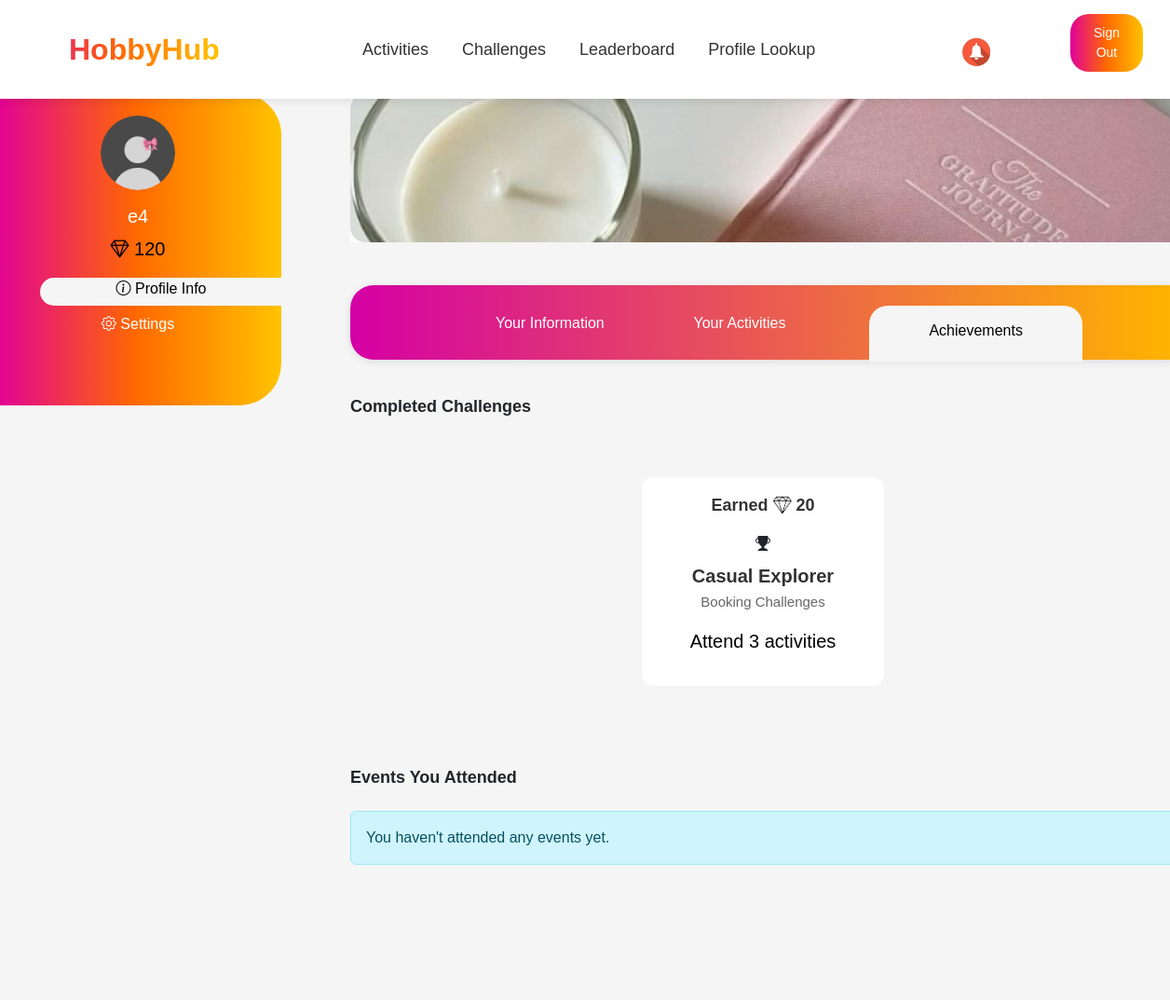
Page /user_profile/achievements/ (signed in, upper part) on the earlier database version.
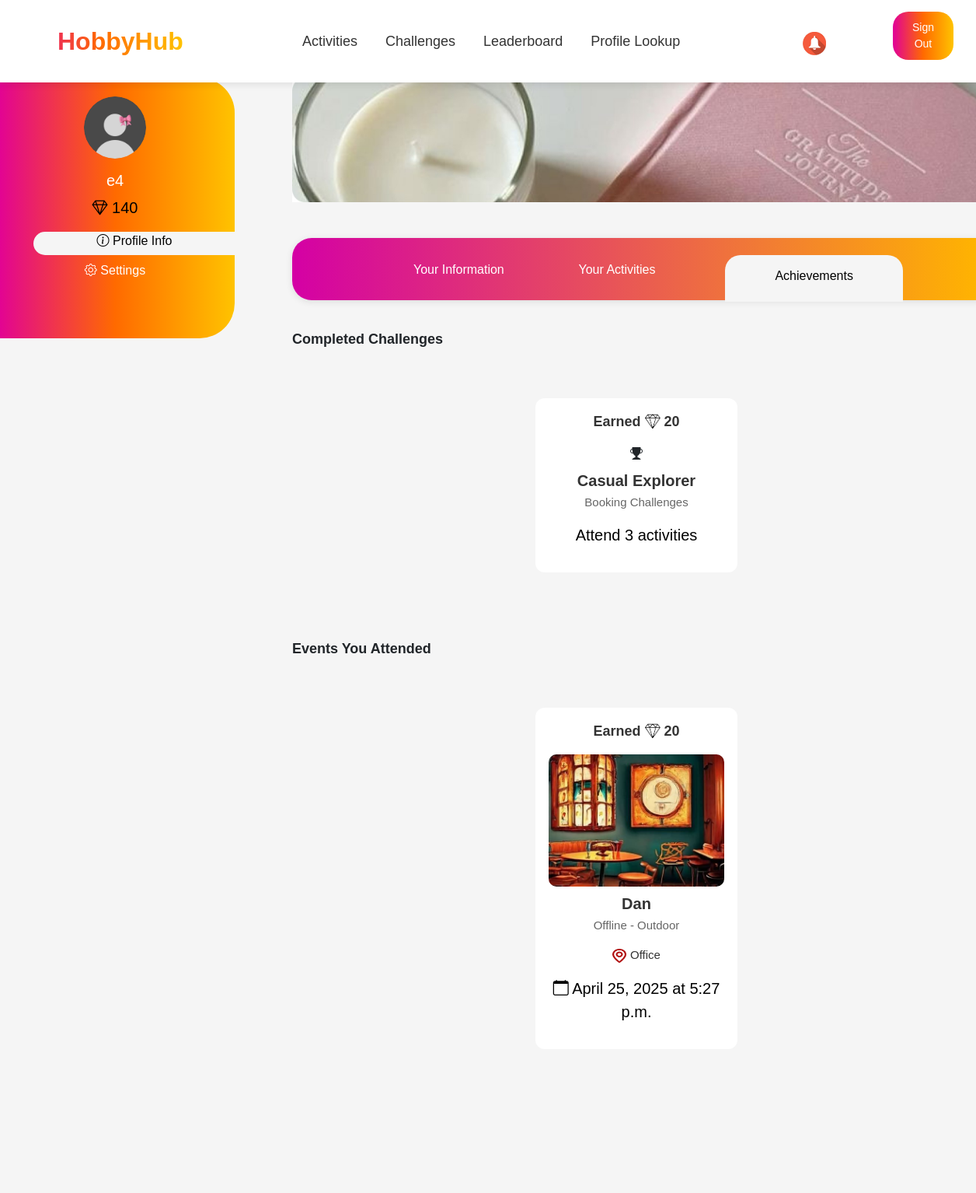
Same page on the later database version.
### events/models.py (models this page shows, shortened)
class Employee(models.Model):
    nickname = models.CharField(max_length=100, primary_key=True, verbose_name="Nickname")
    name = models.CharField(max_length=255, verbose_name="Name")
    last_name = models.CharField(max_length=255, verbose_name="Last Name")
    number = models.CharField(max_length=20, verbose_name="Number")
    join_date = models.DateField(verbose_name="Join Date")
    date_of_birth = models.DateField(null=True, blank=True, verbose_name="Date of Birth")
    receive_sms_notifications = models.BooleanField(default=True, verbose_name="Receive SMS Notifications")
    receive_email_notifications = models.BooleanField(default=True, verbose_name="Receive Email Notifications")
    receive_reminders = models.BooleanField(default=True, verbose_name="Receive Reminders")
    social_id = models.CharField(max_length=255, blank=True, null=True)  # ID из социальной сети
    social_provider = models.CharField(max_length=50, blank=True, null=True)  # Провайдер (Google, Facebook и т.д.)
    company = models.ForeignKey(
        Company,
        to_field='company_id',
        on_delete=models.CASCADE,
        verbose_name="Company"
    )
    gender = models.CharField(max_length=10, choices=[('Male', 'Male'), ('Female', 'Female')], verbose_name="Gender")
    mail = models.EmailField(unique=True, verbose_name="Email")
    password = models.CharField(max_length=255, verbose_name="Password")
    is_approved = models.BooleanField(default=False, verbose_name="Approved")
    profile_photo = models.ImageField(upload_to='profile_photos/', null=True, blank=True, verbose_name="Profile Photo")
    hobbies = models.ManyToManyField(Hobby, blank=True, related_name='employees')
    diamonds = models.IntegerField(default=0, verbose_name="Diamonds")

class EmployeeChallengeProgress(models.Model):
    employee = models.ForeignKey(Employee, on_delete=models.CASCADE, related_name="challenge_progress")
    challenge = models.ForeignKey(Challenge, on_delete=models.CASCADE, related_name="progress")
    progress = models.IntegerField(default=0, verbose_name="Progress")
    is_completed = models.BooleanField(default=False, verbose_name="Completed")

class Challenge(models.Model):
    name = models.CharField(max_length=255, verbose_name="Challenge Name")
    description = models.TextField(verbose_name="Challenge Description")
    type = models.CharField(
        max_length=50,
        choices=[
            ("activity", "Booking Challenges"),
            ("skill", "Skill Development"),
            ("competition", "Competition & Challenges"),
            ("xp", "Achievement Points"),
            ("consistency", "Consistency Challenges"),
            ("attendance", "Attendance Challenges"),
        ],
        verbose_name="Challenge Type",
    )
    goal = models.IntegerField(verbose_name="Goal (e.g., number of activities, XP, etc.)")
    reward_diamonds = models.IntegerField(default=0, verbose_name="Reward Diamonds")
    company = models.ForeignKey(Company, on_delete=models.CASCADE, verbose_name="Company")

class AttendanceRecord(models.Model):
    event = models.ForeignKey(Event, on_delete=models.CASCADE, related_name='attendance_records')
    employee = models.ForeignKey(Employee, on_delete=models.CASCADE, related_name='attendance_records')
    first_name = models.CharField(max_length=255, blank=True)
    last_name = models.CharField(max_length=255, blank=True)
    timestamp = models.DateTimeField(default=timezone.now)  # Changed from auto_now_add
    class Meta:
        unique_together = ('event', 'employee')

class Event(models.Model):
    EVENT_TYPES = [
        ('offline-outdoor', 'Offline - Outdoor'),
        ('offline-indoor', 'Offline - Indoor'),
        ('online', 'Online'),
    ]
    EVENT_STATUS = [
        ('upcoming', 'Upcoming'),
        ('in_progress', 'In Progress'),
        ('completed', 'Completed'),
    ]
    title = models.CharField(max_length=150)
    description = models.TextField()
    location = models.CharField(max_length=250)
    date = models.DateField()
    time = models.TimeField()
    event_type = models.CharField(max_length=15, choices=EVENT_TYPES, default='offline-indoor')
    status = models.CharField(max_length=12, choices=EVENT_STATUS, default='upcoming')
    hobbies = models.ManyToManyField(Hobby, related_name='events')
    image = models.ImageField(upload_to='event_images/', null=True, blank=True)
    company = models.ForeignKey(
        Company,
        to_field='company_id',
        on_delete=models.CASCADE,
        related_name='events',
        verbose_name="Company"
    )
    diamonds = models.IntegerField(default=0, verbose_name="Diamonds")
    quota = models.IntegerField(default=10, verbose_name="Quota")
    participants = models.ManyToManyField(Employee, related_name='events', blank=True)

### events/views.py (the view)
# urls.py: path('user_profile/achievements/', user_achievements, name='user_achievements'),
@role_required("employee")
@approval_required
def user_achievements(request):
    nickname = request.session.get("nickname")
    if not nickname:
        return redirect("sign_in")
    user = Employee.objects.filter(nickname=nickname).first()
    if not user:
        return redirect("sign_in")
    completed_challenges = EmployeeChallengeProgress.objects.filter(
        employee=user,
        is_completed=True
    ).select_related('challenge')
    attended_events = Event.objects.filter(
        attendance_records__employee=user,
        status='completed'
    ).distinct()
    return render(request, 'user_achievements.html', {
        "user": user,
        "completed_challenges": completed_challenges,
        "attended_events": attended_events,
    })

### events/templates/user_achievements.html (shortened to what this page needs)
{% extends "user_profile_base.html" %}
{% load static %}
{% block extra_css %}
    <link rel="stylesheet" href="https://cdn.jsdelivr.net/npm/bootstrap@5.3.0/dist/css/bootstrap.min.css">
    <link href="https://cdn.jsdelivr.net/npm/bootstrap-icons/font/bootstrap-icons.css" rel="stylesheet">
    <link href="https://fonts.cdnfonts.com/css/gilroy-bold" rel="stylesheet">
    <link rel="stylesheet" href="{% static 'css/all.css' %}">
    <link rel="stylesheet" href="{% static 'css/sass_styles.css' %}">
{% endblock %}
{% block content %}
<div class="container mt-4">
    <div class="row mainpartpro">
        <div class="col-md-2">
            <div class="sidebar p-4">
                {% if user.profile_photo %}
                    <img src="{{ user.profile_photo.url }}" alt="Profile" class="rounded-circle mb-3" width="80">
                {% else %}
                    <img src="{% static 'images/profile_photo.png' %}" class="rounded-circle mb-3" width="80">
                {% endif %}
                <h5>{{ user.name }}</h5>
                <p><i class="bi bi-gem"></i> {{ user.diamonds }}</p>
                <div class="pro-act-set-tab w-100 mb-2"><i class="bi bi-info-circle"></i><a href="#"> Profile Info</a></div>
                <div class="pro-set-tab w-100 mb-2"><i class="bi bi-gear"></i><a href="{% url 'user_setting' %}"> Settings</a></div>
            </div>
        </div>
        <div class="col-md-10 mainpartpro">
            <img src="{% static 'images/profile_banner.jpg' %}" class="img-fluid mb-3" alt="Banner">
            <div class="navbar user_det">
                <div class="tab"><a href="{% url 'user_profile' %}">Your Information</a></div>
                <div class="tab tab_act_ach"><a href="{% url 'profile_user_act' %}">Your Activities</a></div>
                <div class="tab active-tab"><a href="{% url 'user_achievements' %}">Achievements</a></div>
            </div>
            <div class="mb-5">
                <h3 class="mb-4">Completed Challenges</h3>
                {% if completed_challenges %}
                    <div class="earned-activity-container">
                        {% for progress in completed_challenges %}
                        <div class="earned-activity-box">
                            <p class="earned-reward-text">Earned <img src="{% static 'images/diamond.png' %}" alt="Diamond" class="earned-reward-icon"> {{ progress.challenge.reward_diamonds }}</p>
                            <div class="earned-activity-icon">
                                <i class="bi bi-trophy-fill"></i>
                            </div>
                            <h3>{{ progress.challenge.name }}</h3>
                            <p class="earned-activity-category">{{ progress.challenge.get_type_display }}</p>
                            <p class="earned-activity-description">{{ progress.challenge.description }}</p>
                        </div>
                        {% endfor %}
                    </div>
                {% else %}
                <div class="alert alert-info">
                    You haven't completed any challenges yet.
                </div>
                {% endif %}
            </div>
            <div class="mb-5">
                <h3 class="mb-4">Events You Attended</h3>
                {% if user.attendance_records.all %}
                    <div class="earned-activity-container">
                        {% for record in user.attendance_records.all %}
                            <div class="earned-activity-box">
                                <p class="earned-reward-text">Earned <img src="{% static 'images/diamond.png' %}" alt="Diamond" class="earned-reward-icon"> {{ record.event.diamonds }}</p>
                                {% if record.event.image %}
                                    <img src="{{ record.event.image.url }}" alt="{{ record.event.title }}" class="earned-activity-image">
                                {% else %}
                                    <div class="earned-activity-icon">
                                        <i class="bi bi-calendar-event" style="font-size: 2rem;"></i>
                                    </div>
                                {% endif %}
                                <h3>{{ record.event.title }}</h3>
                                <p class="earned-activity-category">{{ record.event.get_event_type_display }}</p>
                                <p class="earned-activity-location">
                                    <img src="{% static 'images/your_act_location.png' %}" alt="Location" class="earned-location-icon"> {{ record.event.location }}
                                </p>
                                <p class="earned-activity-date">
                                    <i class="bi bi-calendar"></i> {{ record.event.date }} at {{ record.event.time }}
                                </p>
                            </div>
                        {% endfor %}
                    </div>
                {% else %}
                    <div class="alert alert-info">
                        You haven't attended any events yet.
                    </div>
                {% endif %}
            </div>
        </div>
    </div>
</div>
{% endblock %}

### events/templates/user_profile_base.html (shortened to what this page needs)
<!DOCTYPE html>
<html lang="en">
<head>
    {% load static %}
    <link href="https://cdn.jsdelivr.net/npm/bootstrap@5.3.0/dist/css/bootstrap.min.css" rel="stylesheet">
    {% block extra_css %}{% endblock %}
</head>
<body>
    <section class="header">
        <nav class="navbar navbar-expand-lg navbar-bold px-4 bg-white fixed-top">
            <a class="navbar-brand fw-bold gradient-text logo" href="{% url 'user_view' %}">HobbyHub</a>
            <div class="collapse navbar-collapse justify-content-center" id="navbarNav">
                <ul class="navbar-nav">
                    <li class="nav-item header-text">
                        <a class="nav-link {% if request.path == '/user_activities/' or request.path == '/activity/' %}active{% endif %}" href="{% url 'user_activities' %}">Activities</a>
                    </li>
                    <li class="nav-item header-text">
                        <a class="nav-link {% if request.path == '/challenges/' %}active{% endif %}" href="{% url 'challenges' %}">Challenges</a>
                    </li>
                    <li class="nav-item header-text">
                        <a class="nav-link {% if request.path == '/leaderboard/' %}active{% endif %}" href="{% url 'leaderboard' %}">Leaderboard</a>
                    </li>
                    <li class="nav-item header-text">
                        <a class="nav-link {% if request.path == '/profile_lookup/' %}active{% endif %}" href="{% url 'profile_lookup' %}">Profile Lookup</a>
                    </li>
                </ul>
            </div>
            <div class="d-flex">
                <div class="notification-container">
                    <a class="notifications position-relative" data-bs-toggle="dropdown" aria-expanded="false">
                        <img src="{% static 'images/bell.jpg' %}" alt="Notification">
                    </a>
                </div>
                <form action="{% url 'logout' %}" method="post">
                    <button type="submit" class="btn btn-gradient">Sign Out</button>
                </form>
            </div>
        </nav>
    </section>
    <div class="container">
        {% block content %}{% endblock %}
    </div>
</body>
</html>

Differences in the rows shown:
changed Employee: diamonds "120" → "140"
added AttendanceRecord: event.diamonds "20", event.image (picture), event "Dan", event.event_type "Offline - Outdoor", event.location "Office", event "April 25, 2025", event.time "5:27 p.m."
Other differences:
text no longer shown: "You haven't attended any events yet."
